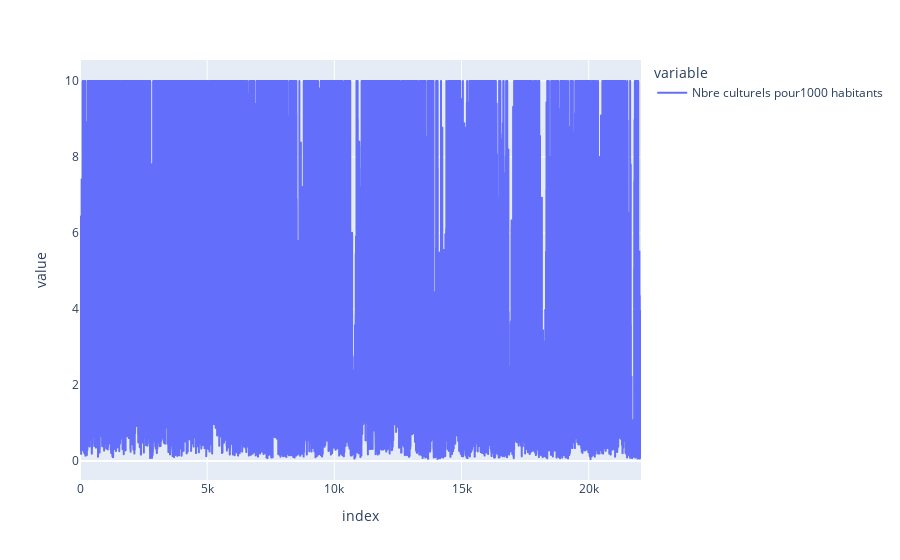

Notebook code cell kept with this figure:
### Code cell
px.line(df_nbre_culturel['Nbre culturels pour'+str(Nbre_habitants)+' habitants'])

### Figure 1 — Plotly figure (JSON) as saved in the notebook; plotly's stock layout.template omitted (floating-point values rounded to 4 significant figures; data arrays with more than 128 entries replaced by an {"elided": "..."} marker saying what was removed)
{"data": [{"hovertemplate": "variable=Nbre culturels pour1000 habitants<br>index=%{x}<br>value=%{y}<extra></extra>", "legendgroup": "Nbre culturels pour1000 habitants", "line": {"color": "#636efa", "dash": "solid"}, "marker": {"symbol": "circle"}, "mode": "lines", "name": "Nbre culturels pour1000 habitants", "showlegend": true, "type": "scattergl", "x": {"elided": "22055 int values"}, "xaxis": "x", "y": {"elided": "22055 float values"}, "yaxis": "y"}], "layout": {"legend": {"title": {"text": "variable"}, "tracegroupgap": 0}, "margin": {"t": 60}, "xaxis": {"anchor": "y", "domain": [0, 1], "title": {"text": "index"}}, "yaxis": {"anchor": "x", "domain": [0, 1], "title": {"text": "value"}}}}
